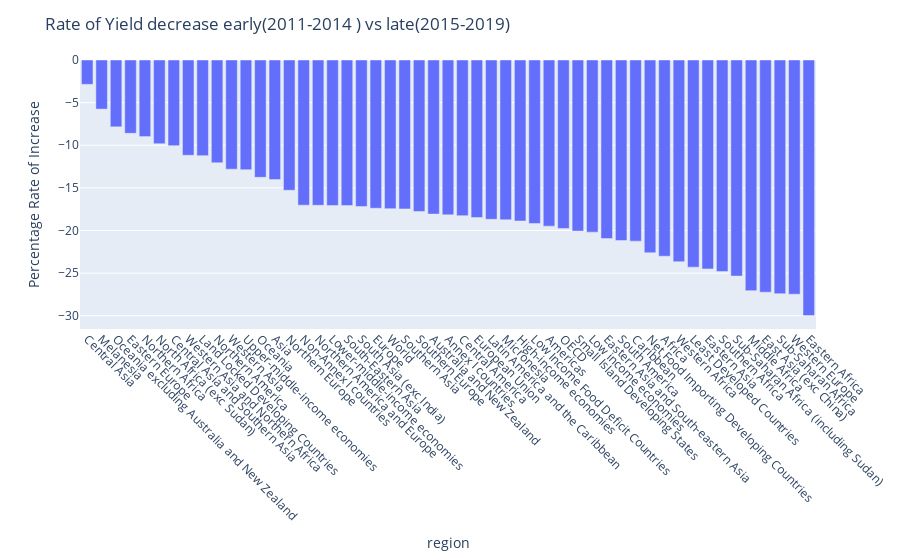
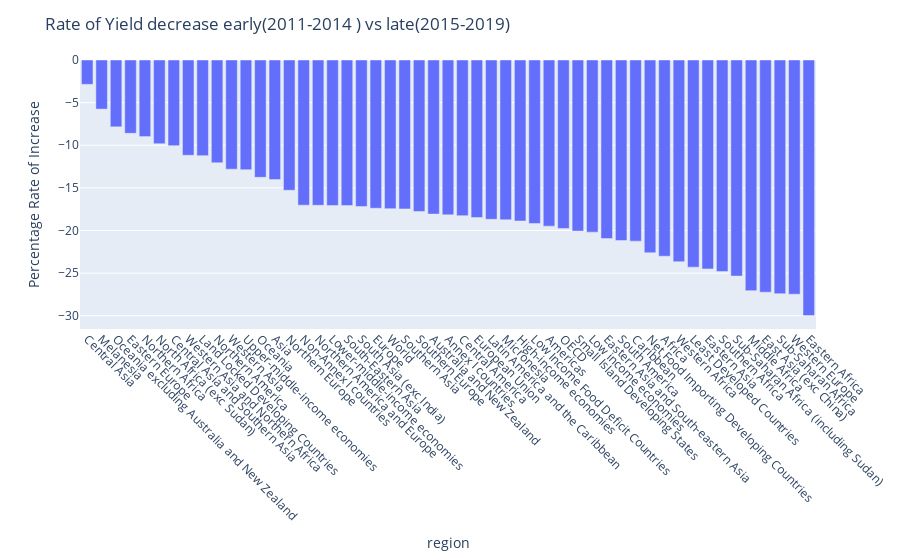

Write notebook code for charts like these, in order.
### Code cell
fig = px.bar(df_crop_reg_early_late_r, x="region", y= "roi").update_xaxes(categoryorder="max descending")
fig.update_layout(barmode='group', xaxis_tickangle = 45, 
                  title = 'Rate of Yield decrease early(2011-2014 ) vs late(2015-2019)',
yaxis_title="Percentage Rate of Increase")                  
fig.show()

### Figure 1 — Plotly figure (JSON) as saved in the notebook; plotly's stock layout.template omitted (floating-point values rounded to 4 significant figures)
{"data": [{"alignmentgroup": "True", "hoverlabel": {"namelength": 0}, "hovertemplate": "region=%{x}<br>roi=%{y}", "legendgroup": "", "marker": {"color": "#636efa"}, "name": "", "offsetgroup": "", "orientation": "v", "showlegend": false, "textposition": "auto", "type": "bar", "x": ["Africa", "Americas", "Annex I countries", "Asia", "Australia and New Zealand", "Caribbean", "Central America", "Central Asia", "Central Asia and Southern Asia", "East Asia (exc China)", "Eastern Africa", "Eastern Asia", "Eastern Asia and South-eastern Asia", "Eastern Europe", "Europe", "European Union", "High-income economies", "Land Locked Developing Countries", "Latin America and the Caribbean", "Least Developed Countries", "Low Income Food Deficit Countries", "Low income economies", "Lower-middle-income economies", "Melanesia", "Micronesia", "Middle Africa", "Net Food Importing Developing Countries", "Non-Annex I countries", "North Africa (exc Sudan)", "Northern Africa", "Northern America", "Northern America and Europe", "Northern Europe", "OECD", "Oceania", "Oceania excluding Australia and New Zealand", "Small Island Developing States", "South America", "South Asia (exc India)", "South-Eastern Asia", "Southern Africa", "Southern Asia", "Southern Europe", "Sub-Saharan Africa", "Sub-Saharan Africa (including Sudan)", "Upper-middle-income economies", "Western Africa", "Western Asia", "Western Asia and Northern Africa", "Western Europe", "World"], "xaxis": "x", "y": [-23.02, -19.48, -18.16, -14.03, -18.07, -21.24, -18.26, -2.858, -10.05, -27.23, -29.97, -24.5, -20.94, -8.601, -17.39, -18.47, -18.89, -11.22, -18.68, -24.3, -19.17, -20.19, -17.07, -5.759, -18.74, -27.05, -22.61, -17.02, -9.821, -8.982, -12.06, -17.04, -15.28, -19.76, -13.76, -7.838, -20.07, -21.17, -17.19, -17.08, -24.81, -17.47, -17.77, -27.4, -25.34, -12.87, -23.66, -12.8, -11.17, -27.47, -17.43], "yaxis": "y"}], "layout": {"barmode": "group", "legend": {"tracegroupgap": 0}, "margin": {"t": 60}, "title": {"text": "Rate of Yield decrease early(2011-2014 ) vs late(2015-2019)"}, "xaxis": {"anchor": "y", "categoryorder": "max descending", "domain": [0, 1], "tickangle": 45, "title": {"text": "region"}}, "yaxis": {"anchor": "x", "domain": [0, 1], "title": {"text": "Percentage Rate of Increase"}}}}

### Figure 2 — Plotly figure (JSON) as saved in the notebook; plotly's stock layout.template omitted (floating-point values rounded to 4 significant figures)
{"data": [{"alignmentgroup": "True", "hoverlabel": {"namelength": 0}, "hovertemplate": "region=%{x}<br>roi=%{y}", "legendgroup": "", "marker": {"color": "#636efa"}, "name": "", "offsetgroup": "", "orientation": "v", "showlegend": false, "textposition": "auto", "type": "bar", "x": ["Africa", "Americas", "Annex I countries", "Asia", "Australia and New Zealand", "Caribbean", "Central America", "Central Asia", "Central Asia and Southern Asia", "East Asia (exc China)", "Eastern Africa", "Eastern Asia", "Eastern Asia and South-eastern Asia", "Eastern Europe", "Europe", "European Union", "High-income economies", "Land Locked Developing Countries", "Latin America and the Caribbean", "Least Developed Countries", "Low Income Food Deficit Countries", "Low income economies", "Lower-middle-income economies", "Melanesia", "Micronesia", "Middle Africa", "Net Food Importing Developing Countries", "Non-Annex I countries", "North Africa (exc Sudan)", "Northern Africa", "Northern America", "Northern America and Europe", "Northern Europe", "OECD", "Oceania", "Oceania excluding Australia and New Zealand", "Small Island Developing States", "South America", "South Asia (exc India)", "South-Eastern Asia", "Southern Africa", "Southern Asia", "Southern Europe", "Sub-Saharan Africa", "Sub-Saharan Africa (including Sudan)", "Upper-middle-income economies", "Western Africa", "Western Asia", "Western Asia and Northern Africa", "Western Europe", "World"], "xaxis": "x", "y": [-23.02, -19.48, -18.16, -14.03, -18.07, -21.24, -18.26, -2.858, -10.05, -27.23, -29.97, -24.5, -20.94, -8.601, -17.39, -18.47, -18.89, -11.22, -18.68, -24.3, -19.17, -20.19, -17.07, -5.759, -18.74, -27.05, -22.61, -17.02, -9.821, -8.982, -12.06, -17.04, -15.28, -19.76, -13.76, -7.838, -20.07, -21.17, -17.19, -17.08, -24.81, -17.47, -17.77, -27.4, -25.34, -12.87, -23.66, -12.8, -11.17, -27.47, -17.43], "yaxis": "y"}], "layout": {"barmode": "group", "legend": {"tracegroupgap": 0}, "margin": {"t": 60}, "title": {"text": "Rate of Yield decrease early(2011-2014 ) vs late(2015-2019)"}, "xaxis": {"anchor": "y", "categoryorder": "max descending", "domain": [0, 1], "tickangle": 45, "title": {"text": "region"}}, "yaxis": {"anchor": "x", "domain": [0, 1], "title": {"text": "Percentage Rate of Increase"}}}}
